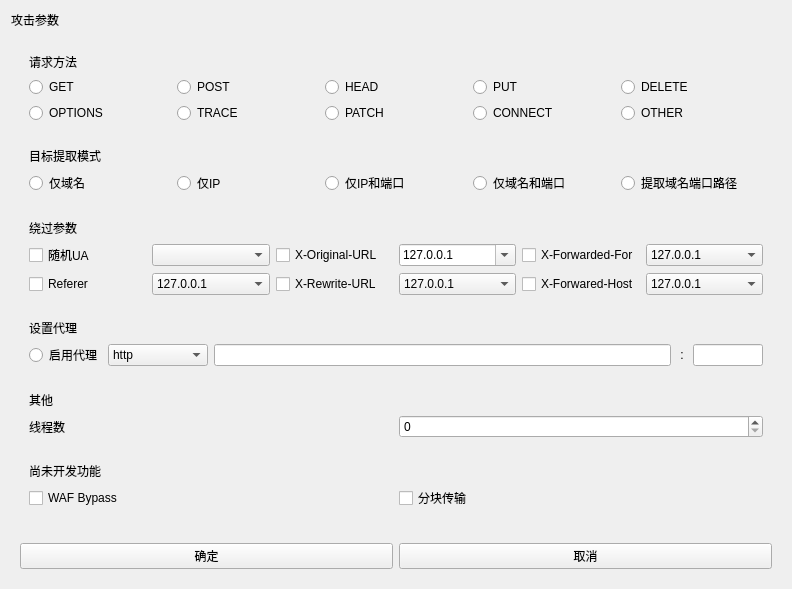
<?xml version="1.0" encoding="UTF-8"?>
<ui version="4.0">
 <class>attack_setting_window</class>
 <widget class="QWidget" name="attack_setting_window">
  <property name="geometry">
   <rect>
    <x>0</x>
    <y>0</y>
    <width>792</width>
    <height>589</height>
   </rect>
  </property>
  <property name="windowTitle">
   <string>Form</string>
  </property>
  <layout class="QGridLayout" name="gridLayout">
   <item row="0" column="0">
    <widget class="QLabel" name="label">
     <property name="sizePolicy">
      <sizepolicy hsizetype="Preferred" vsizetype="Maximum">
       <horstretch>0</horstretch>
       <verstretch>0</verstretch>
      </sizepolicy>
     </property>
     <property name="text">
      <string>攻击参数</string>
     </property>
    </widget>
   </item>
   <item row="1" column="0">
    <widget class="QWidget" name="widget" native="true">
     <layout class="QVBoxLayout" name="verticalLayout">
      <item>
       <widget class="QWidget" name="widget_2" native="true">
        <property name="sizePolicy">
         <sizepolicy hsizetype="Preferred" vsizetype="Maximum">
          <horstretch>0</horstretch>
          <verstretch>0</verstretch>
         </sizepolicy>
        </property>
        <layout class="QGridLayout" name="gridLayout_2">
         <item row="1" column="0">
          <widget class="QRadioButton" name="radioButton">
           <property name="text">
            <string>GET</string>
           </property>
           <attribute name="buttonGroup">
            <string notr="true">buttonGroup_request_type</string>
           </attribute>
          </widget>
         </item>
         <item row="2" column="2">
          <widget class="QRadioButton" name="radioButton_8">
           <property name="text">
            <string>PATCH</string>
           </property>
           <attribute name="buttonGroup">
            <string notr="true">buttonGroup_request_type</string>
           </attribute>
          </widget>
         </item>
         <item row="1" column="3">
          <widget class="QRadioButton" name="radioButton_4">
           <property name="text">
            <string>PUT</string>
           </property>
           <attribute name="buttonGroup">
            <string notr="true">buttonGroup_request_type</string>
           </attribute>
          </widget>
         </item>
         <item row="1" column="4">
          <widget class="QRadioButton" name="radioButton_5">
           <property name="text">
            <string>DELETE</string>
           </property>
           <attribute name="buttonGroup">
            <string notr="true">buttonGroup_request_type</string>
           </attribute>
          </widget>
         </item>
         <item row="1" column="1">
          <widget class="QRadioButton" name="radioButton_2">
           <property name="text">
            <string>POST</string>
           </property>
           <attribute name="buttonGroup">
            <string notr="true">buttonGroup_request_type</string>
           </attribute>
          </widget>
         </item>
         <item row="2" column="0">
          <widget class="QRadioButton" name="radioButton_6">
           <property name="text">
            <string>OPTIONS</string>
           </property>
           <attribute name="buttonGroup">
            <string notr="true">buttonGroup_request_type</string>
           </attribute>
          </widget>
         </item>
         <item row="1" column="2">
          <widget class="QRadioButton" name="radioButton_3">
           <property name="text">
            <string>HEAD</string>
           </property>
           <attribute name="buttonGroup">
            <string notr="true">buttonGroup_request_type</string>
           </attribute>
          </widget>
         </item>
         <item row="2" column="1">
          <widget class="QRadioButton" name="radioButton_7">
           <property name="text">
            <string>TRACE</string>
           </property>
           <attribute name="buttonGroup">
            <string notr="true">buttonGroup_request_type</string>
           </attribute>
          </widget>
         </item>
         <item row="2" column="3">
          <widget class="QRadioButton" name="radioButton_9">
           <property name="text">
            <string>CONNECT</string>
           </property>
           <attribute name="buttonGroup">
            <string notr="true">buttonGroup_request_type</string>
           </attribute>
          </widget>
         </item>
         <item row="2" column="4">
          <widget class="QRadioButton" name="radioButton_10">
           <property name="text">
            <string>OTHER</string>
           </property>
           <attribute name="buttonGroup">
            <string notr="true">buttonGroup_request_type</string>
           </attribute>
          </widget>
         </item>
         <item row="0" column="0" colspan="5">
          <widget class="QLabel" name="label_2">
           <property name="sizePolicy">
            <sizepolicy hsizetype="Preferred" vsizetype="Maximum">
             <horstretch>0</horstretch>
             <verstretch>0</verstretch>
            </sizepolicy>
           </property>
           <property name="text">
            <string>请求方法</string>
           </property>
          </widget>
         </item>
        </layout>
       </widget>
      </item>
      <item>
       <widget class="QWidget" name="widget_5" native="true">
        <property name="sizePolicy">
         <sizepolicy hsizetype="Preferred" vsizetype="Maximum">
          <horstretch>0</horstretch>
          <verstretch>0</verstretch>
         </sizepolicy>
        </property>
        <layout class="QGridLayout" name="gridLayout_3">
         <item row="1" column="0">
          <widget class="QRadioButton" name="radioButton_13">
           <property name="text">
            <string>仅域名</string>
           </property>
           <attribute name="buttonGroup">
            <string notr="true">buttonGroup_target_deal_mode</string>
           </attribute>
          </widget>
         </item>
         <item row="1" column="1">
          <widget class="QRadioButton" name="radioButton_14">
           <property name="text">
            <string>仅IP</string>
           </property>
           <attribute name="buttonGroup">
            <string notr="true">buttonGroup_target_deal_mode</string>
           </attribute>
          </widget>
         </item>
         <item row="1" column="2">
          <widget class="QRadioButton" name="radioButton_15">
           <property name="text">
            <string>仅IP和端口</string>
           </property>
           <attribute name="buttonGroup">
            <string notr="true">buttonGroup_target_deal_mode</string>
           </attribute>
          </widget>
         </item>
         <item row="1" column="3">
          <widget class="QRadioButton" name="radioButton_11">
           <property name="text">
            <string>仅域名和端口</string>
           </property>
           <attribute name="buttonGroup">
            <string notr="true">buttonGroup_target_deal_mode</string>
           </attribute>
          </widget>
         </item>
         <item row="1" column="4">
          <widget class="QRadioButton" name="radioButton_12">
           <property name="text">
            <string>提取域名端口路径</string>
           </property>
           <attribute name="buttonGroup">
            <string notr="true">buttonGroup_target_deal_mode</string>
           </attribute>
          </widget>
         </item>
         <item row="0" column="0">
          <widget class="QLabel" name="label_4">
           <property name="sizePolicy">
            <sizepolicy hsizetype="Preferred" vsizetype="Maximum">
             <horstretch>0</horstretch>
             <verstretch>0</verstretch>
            </sizepolicy>
           </property>
           <property name="text">
            <string>目标提取模式</string>
           </property>
          </widget>
         </item>
        </layout>
       </widget>
      </item>
      <item>
       <widget class="QWidget" name="widget_3" native="true">
        <layout class="QGridLayout" name="gridLayout_5">
         <item row="2" column="7">
          <widget class="QCheckBox" name="checkBox_22">
           <property name="text">
            <string>X-Forwared-Host</string>
           </property>
          </widget>
         </item>
         <item row="2" column="4">
          <widget class="QComboBox" name="comboBox_3">
           <item>
            <property name="text">
             <string>127.0.0.1</string>
            </property>
           </item>
           <item>
            <property name="text">
             <string>localhost</string>
            </property>
           </item>
           <item>
            <property name="text">
             <string>同host</string>
            </property>
           </item>
           <item>
            <property name="text">
             <string>自定义</string>
            </property>
           </item>
          </widget>
         </item>
         <item row="0" column="0">
          <widget class="QLabel" name="label_3">
           <property name="sizePolicy">
            <sizepolicy hsizetype="Preferred" vsizetype="Maximum">
             <horstretch>0</horstretch>
             <verstretch>0</verstretch>
            </sizepolicy>
           </property>
           <property name="text">
            <string>绕过参数</string>
           </property>
          </widget>
         </item>
         <item row="2" column="1">
          <widget class="QComboBox" name="comboBox_6">
           <item>
            <property name="text">
             <string>127.0.0.1</string>
            </property>
           </item>
           <item>
            <property name="text">
             <string>localhost</string>
            </property>
           </item>
           <item>
            <property name="text">
             <string>同host</string>
            </property>
           </item>
           <item>
            <property name="text">
             <string>自定义</string>
            </property>
           </item>
          </widget>
         </item>
         <item row="2" column="2">
          <widget class="QCheckBox" name="checkBox_18">
           <property name="text">
            <string>X-Rewrite-URL</string>
           </property>
          </widget>
         </item>
         <item row="1" column="2">
          <widget class="QCheckBox" name="checkBox_17">
           <property name="text">
            <string>X-Original-URL</string>
           </property>
          </widget>
         </item>
         <item row="1" column="0">
          <widget class="QCheckBox" name="checkBox">
           <property name="text">
            <string>随机UA</string>
           </property>
          </widget>
         </item>
         <item row="1" column="7">
          <widget class="QCheckBox" name="checkBox_20">
           <property name="text">
            <string>X-Forwarded-For</string>
           </property>
          </widget>
         </item>
         <item row="1" column="8">
          <widget class="QComboBox" name="comboBox_4">
           <item>
            <property name="text">
             <string>127.0.0.1</string>
            </property>
           </item>
           <item>
            <property name="text">
             <string>localhost</string>
            </property>
           </item>
           <item>
            <property name="text">
             <string>同host</string>
            </property>
           </item>
           <item>
            <property name="text">
             <string>自定义</string>
            </property>
           </item>
          </widget>
         </item>
         <item row="2" column="8">
          <widget class="QComboBox" name="comboBox_5">
           <item>
            <property name="text">
             <string>127.0.0.1</string>
            </property>
           </item>
           <item>
            <property name="text">
             <string>localhost</string>
            </property>
           </item>
           <item>
            <property name="text">
             <string>同host</string>
            </property>
           </item>
           <item>
            <property name="text">
             <string>自定义</string>
            </property>
           </item>
          </widget>
         </item>
         <item row="2" column="0">
          <widget class="QCheckBox" name="checkBox_19">
           <property name="text">
            <string>Referer</string>
           </property>
          </widget>
         </item>
         <item row="1" column="4">
          <widget class="QComboBox" name="comboBox_2">
           <property name="editable">
            <bool>true</bool>
           </property>
           <item>
            <property name="text">
             <string>127.0.0.1</string>
            </property>
           </item>
           <item>
            <property name="text">
             <string>localhost</string>
            </property>
           </item>
           <item>
            <property name="text">
             <string>同host</string>
            </property>
           </item>
           <item>
            <property name="text">
             <string>自定义</string>
            </property>
           </item>
          </widget>
         </item>
         <item row="1" column="1">
          <widget class="QComboBox" name="comboBox_7"/>
         </item>
        </layout>
       </widget>
      </item>
      <item>
       <widget class="QWidget" name="widget_6" native="true">
        <property name="sizePolicy">
         <sizepolicy hsizetype="Preferred" vsizetype="Maximum">
          <horstretch>0</horstretch>
          <verstretch>0</verstretch>
         </sizepolicy>
        </property>
        <layout class="QGridLayout" name="gridLayout_4">
         <item row="2" column="0">
          <widget class="QRadioButton" name="radioButton_16">
           <property name="text">
            <string>启用代理</string>
           </property>
          </widget>
         </item>
         <item row="2" column="4">
          <widget class="QLabel" name="label_6">
           <property name="autoFillBackground">
            <bool>true</bool>
           </property>
           <property name="text">
            <string> : </string>
           </property>
          </widget>
         </item>
         <item row="2" column="2">
          <widget class="QComboBox" name="comboBox">
           <property name="sizePolicy">
            <sizepolicy hsizetype="Minimum" vsizetype="Fixed">
             <horstretch>0</horstretch>
             <verstretch>0</verstretch>
            </sizepolicy>
           </property>
           <property name="minimumSize">
            <size>
             <width>100</width>
             <height>0</height>
            </size>
           </property>
           <item>
            <property name="text">
             <string>http</string>
            </property>
           </item>
           <item>
            <property name="text">
             <string>socks4</string>
            </property>
           </item>
           <item>
            <property name="text">
             <string>socks5</string>
            </property>
           </item>
          </widget>
         </item>
         <item row="0" column="0">
          <widget class="QLabel" name="label_5">
           <property name="sizePolicy">
            <sizepolicy hsizetype="Preferred" vsizetype="Maximum">
             <horstretch>0</horstretch>
             <verstretch>0</verstretch>
            </sizepolicy>
           </property>
           <property name="text">
            <string>设置代理</string>
           </property>
          </widget>
         </item>
         <item row="2" column="3">
          <widget class="QLineEdit" name="lineEdit">
           <property name="readOnly">
            <bool>true</bool>
           </property>
          </widget>
         </item>
         <item row="2" column="5">
          <widget class="QLineEdit" name="lineEdit_2">
           <property name="sizePolicy">
            <sizepolicy hsizetype="Maximum" vsizetype="Fixed">
             <horstretch>0</horstretch>
             <verstretch>0</verstretch>
            </sizepolicy>
           </property>
           <property name="maximumSize">
            <size>
             <width>70</width>
             <height>16777215</height>
            </size>
           </property>
           <property name="readOnly">
            <bool>true</bool>
           </property>
          </widget>
         </item>
        </layout>
       </widget>
      </item>
      <item>
       <widget class="QWidget" name="widget_8" native="true">
        <property name="sizePolicy">
         <sizepolicy hsizetype="Preferred" vsizetype="Maximum">
          <horstretch>0</horstretch>
          <verstretch>0</verstretch>
         </sizepolicy>
        </property>
        <layout class="QGridLayout" name="gridLayout_7">
         <item row="0" column="0">
          <widget class="QLabel" name="label_9">
           <property name="sizePolicy">
            <sizepolicy hsizetype="Preferred" vsizetype="Maximum">
             <horstretch>0</horstretch>
             <verstretch>0</verstretch>
            </sizepolicy>
           </property>
           <property name="text">
            <string>其他</string>
           </property>
          </widget>
         </item>
         <item row="1" column="0">
          <widget class="QLabel" name="label_7">
           <property name="text">
            <string>线程数</string>
           </property>
          </widget>
         </item>
         <item row="1" column="1">
          <widget class="QSpinBox" name="spinBox"/>
         </item>
        </layout>
       </widget>
      </item>
      <item>
       <widget class="QWidget" name="widget_7" native="true">
        <property name="sizePolicy">
         <sizepolicy hsizetype="Preferred" vsizetype="Maximum">
          <horstretch>0</horstretch>
          <verstretch>0</verstretch>
         </sizepolicy>
        </property>
        <layout class="QGridLayout" name="gridLayout_6">
         <item row="2" column="0">
          <widget class="QLabel" name="label_8">
           <property name="sizePolicy">
            <sizepolicy hsizetype="Preferred" vsizetype="Maximum">
             <horstretch>0</horstretch>
             <verstretch>0</verstretch>
            </sizepolicy>
           </property>
           <property name="text">
            <string>尚未开发功能</string>
           </property>
          </widget>
         </item>
         <item row="3" column="1">
          <widget class="QCheckBox" name="checkBox_4">
           <property name="text">
            <string>分块传输</string>
           </property>
          </widget>
         </item>
         <item row="3" column="0">
          <widget class="QCheckBox" name="checkBox_3">
           <property name="text">
            <string>WAF Bypass</string>
           </property>
          </widget>
         </item>
        </layout>
       </widget>
      </item>
     </layout>
    </widget>
   </item>
   <item row="2" column="0">
    <widget class="QWidget" name="widget_4" native="true">
     <property name="sizePolicy">
      <sizepolicy hsizetype="Preferred" vsizetype="Maximum">
       <horstretch>0</horstretch>
       <verstretch>0</verstretch>
      </sizepolicy>
     </property>
     <layout class="QHBoxLayout" name="horizontalLayout">
      <item>
       <widget class="QPushButton" name="pushButton">
        <property name="text">
         <string>确定</string>
        </property>
       </widget>
      </item>
      <item>
       <widget class="QPushButton" name="pushButton_2">
        <property name="text">
         <string>取消</string>
        </property>
       </widget>
      </item>
     </layout>
    </widget>
   </item>
  </layout>
 </widget>
 <resources/>
 <connections/>
 <buttongroups>
  <buttongroup name="buttonGroup_target_deal_mode"/>
  <buttongroup name="buttonGroup_request_type"/>
 </buttongroups>
</ui>
